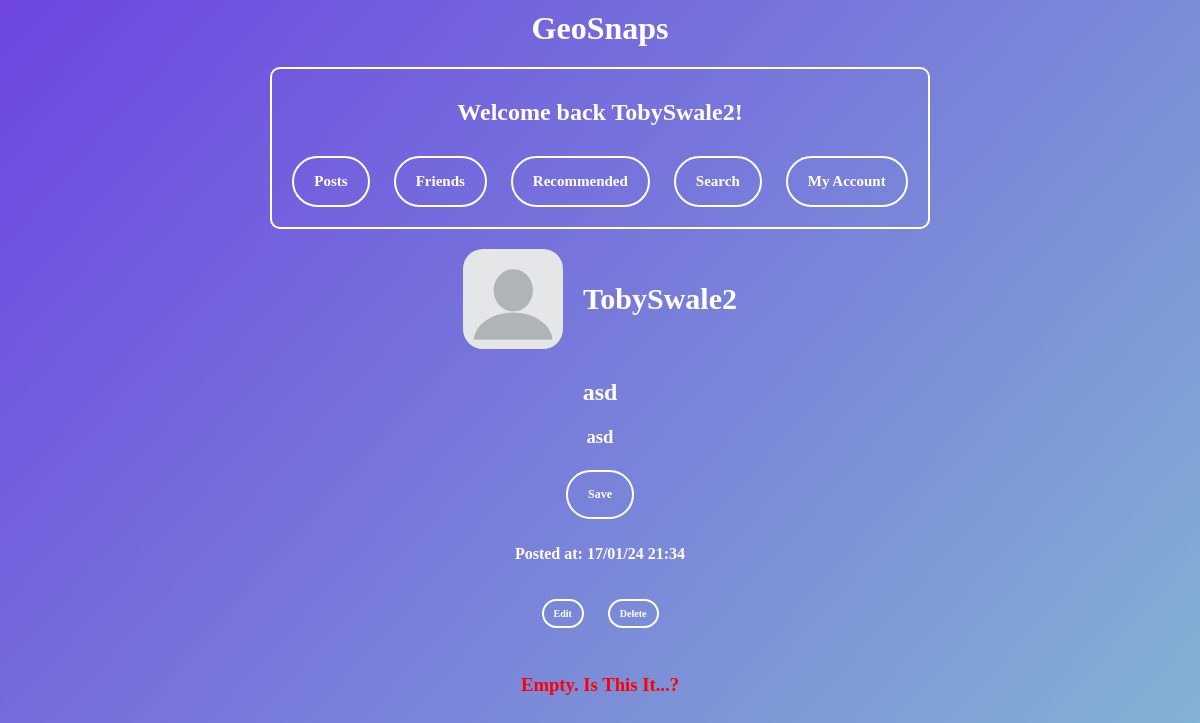
The page /viewalbum?id=1552 (signed in) on the database its author committed.
### tables this page shows
CREATE TABLE "Accounts" (
	"username"	TEXT,
	"password"	TEXT,
	"ID"	INTEGER NOT NULL UNIQUE,
	"description"	TEXT,
	"dob"	TEXT,
	"privacy"	TEXT DEFAULT 'public',
	"lng"	TEXT,
	"lat"	TEXT,
	"gender"	TEXT,
	"pfp"	TEXT DEFAULT 'blank-profile-picture-973460_960_720.jpg',
	PRIMARY KEY("ID" AUTOINCREMENT)
);

CREATE TABLE "Posts" (
	"text"	TEXT,
	"timeposted"	TEXT,
	"user"	TEXT NOT NULL,
	"id"	INTEGER NOT NULL UNIQUE,
	"filename"	TEXT,
	"descr"	TEXT,
	"likes"	INTEGER DEFAULT 0,
	"dislikes"	INTEGER DEFAULT 0,
	"privacy"	TEXT,
	"lng"	TEXT,
	"lat"	TEXT,
	"album"	TEXT,
	"country"	TEXT,
	"city"	TEXT,
	"town"	TEXT,
	PRIMARY KEY("id" AUTOINCREMENT)
);

### main.py (the view, shortened to what this page needs)
@web_site.route('/viewalbum', methods=['GET', 'POST'])
def viewalbum():
    if "username" not in session:
        return redirect("/login")
    listofpostids = []
    sorteddatetime = {}
    username = session["username"]
    albumid = request.args.get('id')
    con = sqlite3.connect('database.db')
    con.row_factory = sqlite3.Row
    sql = "SELECT privacy,user FROM Posts WHERE id = ?"
    cursor = con.cursor()
    cursor.execute(sql, (albumid,))
    postinfo = cursor.fetchall()
    if not postinfo:
        return render_template('404.html')
    getprivacy = postinfo[0]['privacy']
    getuser = postinfo[0]['user']
    sql = "SELECT status FROM friendrequests WHERE usersend = ? AND userreceive = ? "
    cursor = con.cursor()
    cursor.execute(sql, (username, getuser,))
    getstatus = cursor.fetchone()
    if getstatus is None:
        getstatus = "0"
    getstatus = getstatus[0]
    if getprivacy == "private" and getstatus != 2 and getuser != username:
        return redirect(url_for('viewaccount', id=getuser))
    sql = "SELECT * FROM Accounts WHERE username = (SELECT user FROM Posts WHERE id = ?)"
    cursor = con.cursor()
    con.row_factory = sqlite3.Row
    cursor.execute(sql, (albumid,))
    userrows = cursor.fetchall()
    sql = "SELECT user FROM Posts WHERE id = ?"
    cursor = con.cursor()
    cursor.execute(sql, (albumid,))
    getalbumuser = cursor.fetchone()
    getalbumuser = getalbumuser[0]
    con.row_factory = sqlite3.Row
    cursor = con.cursor()
    sql = "SELECT postid FROM albums WHERE albumid = ?"
    cursor.execute(sql, (albumid,))
    for row in cursor.fetchall():
        listofpostids.append(row[0])
    datetimedict = {}
    unformatposts = []
    sortedpostids = []
    for i in sorteddatetime:
        sortedpostids.append(i[0])  # once the dictinary is sorted in seconds ago then remove the seconds so just a list of postids in chronological order
    sortedpostids += unformatposts
    lnglatpoints = []
    filenames = []
    con.row_factory = sqlite3.Row
    cursor = con.cursor()
    postinfo = []
    cursor = con.cursor()
    con.row_factory = sqlite3.Row
    sql = "Select * FROM Posts WHERE id = ?"
    cursor = con.cursor()
    cursor.execute(sql, (albumid,))
    rows2 = cursor.fetchall() # rows 2 is for album info
    con = sqlite3.connect('database.db')
    sql = "SELECT savedpostid FROM savedposts WHERE savedpostid = ? and username = ?"
    cursor = con.cursor()
    cursor.execute(sql, (albumid, username))
    getsavedid = cursor.fetchone()
    if getsavedid is not None:
        checksaved = True
    else:
        checksaved = False
    imagesize = []
    return render_template("viewalbum.html", rows=postinfo, rows2=rows2,username=username,userrows=userrows, getalbumuser=getalbumuser,checksaved = checksaved, lnglatpoints = lnglatpoints, filenames = filenames,imagesize =imagesize)

### templates/viewalbum.html (shortened to what this page needs)
{% extends 'base.html' %}
{% block content %}
<br>
<div class="userlink">
{% for row in userrows %}
    {% if row[0] != username %}
        <a href="/viewaccount?id={{row[0]}}" style="display: flex; align-items: center;">
            <img src="{{ url_for('static', filename='ProfilePictures/' + row[9]) }}" alt="Image">
            <span>{{row[0]}}</span>
        </a>
    {% else %}
        <a href="/account" style="display: flex; align-items: center;">
            <img src="{{ url_for('static', filename='ProfilePictures/' + row[9]) }}" alt="Image">
            <span>{{row[0]}}</span>
        </a>
    {% endif %}
{% endfor %}
</div>
{% for row2 in rows2 %}
  <div class="text-container">
    <h2>{{row2['text']}} </h2>
    <h3>{{row2['descr']}}</h3>
  </div>
<form method="POST">
  {% if checksaved == False %}
    <p><input type="submit" value="Save" name="save"></p>
  {% else %}
    <p><input type="submit" value="Unsave" name="unsave"></p>
  {% endif %}
</form>
  {% if row2["timeposted"][-5:] == "12:51" %}
        <h4>Posted at: {{row2["timeposted"]}} ;)</h4><br><br>
  {% else %}
        <h4>Posted at: {{row2["timeposted"]}}</h4><br><br>
  {% endif %}
  {% if getalbumuser == username %}
    <a href="/editalbum?id={{row2['id']}}" class="linkbuttonsmall">Edit</a>
    <a href="/deletealbum?id={{row2['id']}}" class="linkbuttonsmall">Delete</a>
    <br>
    <br>
  {% endif %}
  {% if not rows %}
    <h3 style="color: red;">Empty. Is This It...?</h3>
  {% endif %}
<body>
  <div id="map" style="height: 600px;" class="map-container-big"></div>
</body>
<br>
{% endfor %}
{% endblock %}

### static/style.css (style rules this page uses)
body { background: linear-gradient(to bottom right, #6e45e2, #88d3ce); text-align: center; }
h2 { color:white; font-family:Verdana; }
h3 { color:white; font-family:Verdana; }
h4 { color:white; font-family:Verdana; margin-bottom: -10; }
a { font-weight:bold; text-decoration:none; margin:10px; }
input[type=button], input[type=submit] { background-color: transparent; border: 2px solid white; font-family: "Verdana"; font-weight: 700; font-size: 12px; border-radius: 30px; color: white; padding: 15px 20px; text-decoration: none; margin: 4px 2px; cursor: pointer; align-items: center; justify-content: center; }
.linkbuttonsmall { display: inline-flex; align-items: center; justify-content: center; padding: 7px 10px; font-family: "Verdana"; font-weight: 700; font-size: 10px; text-decoration: none; color: #FFFFFF; border: 2px solid #FFFFFF; border-radius: 15px; }
.text-container { margin: 0 auto; text-align: center; width: 50%; max-width: 600px; overflow-wrap: anywhere; }
.map-container-big { width: 80%; height: 500px; margin-top: 10px; border-radius: 10px; overflow: hidden; margin: auto; }

### templates/viewalbum.html (style rules this page uses)
.userlink { display: inline-block; justify-content: center; align-items: center; text-align: center; }
.userlink a { text-decoration: none; color: white; font-family:Verdana; font-size: 30; }
.userlink img { width: 100px; height: 100px; border-radius: 20%; object-fit: cover; margin-right: 20; }

### rows shown on the page
Accounts: pfp (placeholder picture), username "TobySwale2"
Posts: text "asd", descr "asd", timeposted "17/01/24 21:34"

### other values the page prints
{{ session["username"] }} "TobySwale2"
